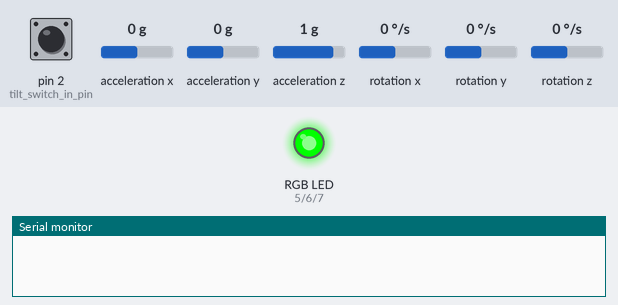
The sketch below on a simulated Arduino Uno, built with avr-gcc and run on an emulated ATmega328P. Parts: an RGB LED mixed from three pins (HIGH = lit), the last lines printed to the serial monitor. Wiring (inferred from the names in the program): MPU-6050 motion sensor at I2C address 0x68; BMP280 pressure sensor at I2C address 0x76. The inputs (shaded band) are chosen by the test bench; at power-on: pin 2 (tilt_switch_in_pin) HIGH, acceleration x 0 g, acceleration y 0 g, acceleration z 1 g, rotation x 0 °/s, rotation y 0 °/s, rotation z 0 °/s. Storage starts empty.

Above: at 14.9 s.
15.0 s: pin 2 (tilt_switch_in_pin) pulled LOW for 3.2 s
At 15.8 s:
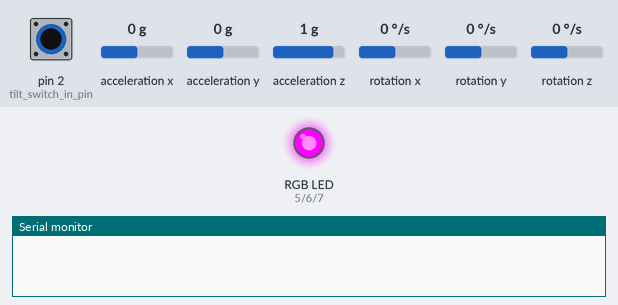
At 17.0 s:
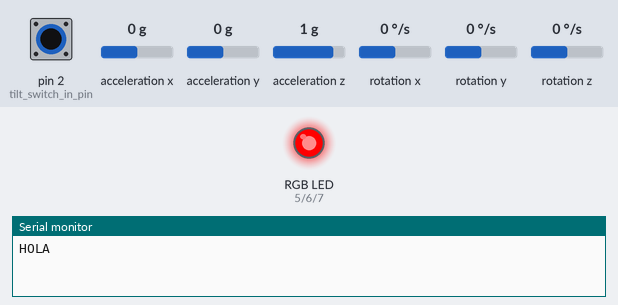
Timing chart, 0 to 18.5 s (numbered marks = the images above; inputs shaded):
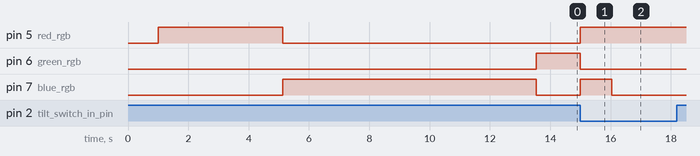

The sketch:

flight_controller.ino
```cpp
#include <Wire.h>
#include "AltimeterController.h"
#include "MPUController.h"
#include "SDController.h"

AltimeterController bmp;
MPUController mpu;
SDController sdm;
String condensed_data;


#define addrs_bmp 0x76
#define addrs_mpu 0x68

//#define servo_pin ??

const int tilt_switch_in_pin = 2;
const int red_rgb = 5;
const int green_rgb = 6;
const int blue_rgb = 7;
const int sspin = 4;
float max_pressure = 0;

char info_temp_press[90] = "";

void setup() {
  Serial.begin(9600);
  //pinMode(servo_pin, OUTPUT);
  pinMode(red_rgb, OUTPUT);
  pinMode(green_rgb, OUTPUT);
  pinMode(blue_rgb, OUTPUT);
  delay(1000);
  while (!Serial) {
    Serial.println("Error in serial initializing");
  }
  ledColor(1, 0, 0);  //RED
  sdm.begin();
  ledColor(0, 0, 1);  //BLUE
  pinMode(tilt_switch_in_pin, INPUT_PULLUP);
  sdm.data_save("FLIGHT DATA");
  sdm.data_save("Time(ms), T(degC), P(Pa), a-X(g), a-Y(g), a-Z(g), w-X (deg/s), w-Y (deg/s), w-Z (deg/s), Angle-X (deg), Angle-Y(deg)");
  bmp.begin(addrs_bmp);
  mpu.begin(addrs_mpu);
  delay(1000);
  flight_mode();
}

void ledColor(int r, int g, int b) {
  digitalWrite(red_rgb, r);
  digitalWrite(green_rgb, g);
  digitalWrite(blue_rgb, b);
}

void flight_mode() {
  ledColor(0, 1, 0);  //GREEN
  while(digitalRead(tilt_switch_in_pin)) {}
  ledColor(1, 0, 1);  //PURBLE

  //A little pre-update to fresh-up initial values
  mpu.accel_update();
  mpu.gyro_update();
  mpu.update_angle_by_kalman_filter();
  delay(1000);

  long last_time = millis(), init_time = millis();
  int interval_length = 45;
  while (digitalRead(tilt_switch_in_pin)) {
    if (millis() - last_time > interval_length) {
      long time = millis();
      mpu.update_angle_by_kalman_filter();
      mpu.accel_update();
      mpu.gyro_update();
      float temp = bmp.readTemperature(0);
      float pressure = bmp.readPressure();
      snprintf(info_temp_press, sizeof(info_temp_press), "%ld,%d,%d.%02d,%ld.%02d", (int(temp)), (int)(100 * (temp - int(temp))), long(pressure), (int)(100 * (pressure - long(pressure))));
      for (int i = 0; i < 3; i++) {
        snprintf(info_temp_press, sizeof(info_temp_press), "%s,%s%d.%02d", info_temp_press, mpu.accel_data[i] < 0 ? "-" : "", abs(int(mpu.accel_data[i])), abs((int)(100 * (mpu.accel_data[i] - int(mpu.accel_data[i])))));
      }
      for (int i = 0; i < 3; i++) {
        snprintf(info_temp_press, sizeof(info_temp_press), "%s,%s%d.%02d", info_temp_press, mpu.gyro_data[i] < 0 ? "-" : "", abs(int(mpu.gyro_data[i])), abs((int)(100 * (mpu.gyro_data[i] - int(mpu.gyro_data[i])))));
      }
      for (int i = 0; i < 2; i++) {
        snprintf(info_temp_press, sizeof(info_temp_press), "%s,%s%d.%02d", info_temp_press, mpu.angle_data_by_kalman[i] < 0 ? "-" : "", abs(int(mpu.angle_data_by_kalman[i])), abs((int)(100 * (mpu.angle_data_by_kalman[i] - int(mpu.angle_data_by_kalman[i])))));
      }
      sdm.data_save(info_temp_press);
      memset(info_temp_press, 0, sizeof(info_temp_press));
      if(pressure < max_pressure || max_pressure == 0){
        max_pressure = pressure;
      } else if(pressure - max_pressure > 7) {
        ledColor(1,1, 0);  //WHITE
      }
      last_time = time;
    }
  }
  sdm.data_save("RECORDING KILLED");
  Serial.println("HOLA");
  delay(10);
  if (sdm.data_check()) {
    ledColor(0, 1, 1);  //Aguamarina
  } else {
    ledColor(1, 0, 0);  //Rojo
  }
}

void loop() {
}
```

AltimeterController.cpp
```cpp
#include <Arduino.h>
#include "AltimeterController.h"
#include <Wire.h>


AltimeterController::AltimeterController() {

}

void AltimeterController::begin(int addrs)
{
  _bmp280add = addrs;
  // put your setup code here, to run once:
  Wire.begin();
  delay(250);
  readCoefficients();

  //Initializes configuration of oversamplings and power
  Wire.beginTransmission(_bmp280add);
  Wire.write(0xF4);
  Wire.write(0x57); //0x53 to set x2 Temp-oversampling; x16 pressure-oversampling and normal power-mode
  Wire.endTransmission();

  Wire.beginTransmission(_bmp280add);
  Wire.write(0xF5);
  Wire.write(0x14); //Set standby to sandard and filter to 16w. Finally to 00 bits we ignore cause they are for serial communication
  Wire.endTransmission();


  delay(100);

  //getReferencePressure();
}

/* void AltimeterController::getReferencePressure() {
  float pressures = 0;
  int counter = 0;
  for(int i = 0; i < 50; i++) {
    pressures += readPressure();
    counter++;
    delay(50);
  }
  referencePressure = pressures/counter;
} */

void AltimeterController::readCoefficients() {
  Wire.beginTransmission(_bmp280add);
  Wire.write(0x88);
  Wire.endTransmission();
  Wire.requestFrom(_bmp280add, 24);
  if(Wire.available() == 24) {
    //Different structure than as usual bc the MSB is the second byte, not the first one:
    dig_T1 = int16_t(Wire.read()) | int16_t(Wire.read()) << 8;
    for(int i = 2; i < 4; i++) {
      signed_digT[i] = int16_t(Wire.read()) | int16_t(Wire.read()) << 8;
    }
    dig_P1 = int16_t(Wire.read()) | int16_t(Wire.read()) << 8;
        for(int i = 2; i < 10; i++) {
      signed_digP[i] = int16_t(Wire.read()) | int16_t(Wire.read()) << 8;
    }
  }
}

/*For pressure it's a mathematical shorcut i should look into chaging it*/
float AltimeterController::readTemperature(bool for_pressure) {
  if(for_pressure) {
    Wire.beginTransmission(_bmp280add);
    Wire.write(0xF7);
    Wire.endTransmission();
    Wire.requestFrom(_bmp280add, 6);
    rawPressure = (uint32_t(Wire.read()) << 16 | uint32_t(Wire.read()) << 8 | uint32_t(Wire.read())) >> 4;
  } else {
    Wire.beginTransmission(_bmp280add);
    Wire.write(0xFA);
    Wire.endTransmission();
    Wire.requestFrom(_bmp280add, 3);
  }
  if(Wire.available() >= 3) {
    /*
        * We call uint32_t to be able to translate 16 bit left-wise on every byte.
        It has to be unsigned cause that's how the data is given according to the datasheet
        * As XLSB has only 4 bits, and as according to the Datasheet the data-read-out
        gives a 20-bit integer, we move back our 24-bit
        integer so it becomes a 20-bit one with >>=4 (move all bits right-wise 4 positions)
    */
    rawTemp = (uint32_t(Wire.read()) << 16 | uint32_t(Wire.read()) << 8 | uint32_t(Wire.read())) >> 4;
    int32_t var1, var2, T;
    var1 = ((((rawTemp >> 3) - ((int32_t)dig_T1 << 1))) * ((int32_t)signed_digT[2])) >> 11;
    var2 = (((((rawTemp >> 4) - ((int32_t)dig_T1)) * ((rawTemp >> 4) - ((int32_t)dig_T1))) >> 12) * ((int32_t)signed_digT[3])) >>14;

    t_fine  = var1 + var2;

    T = (t_fine * 5 + 128) >> 8;

    return float(T) / 100;
  }
}

float AltimeterController::readPressure() {
  readTemperature(1);
  int64_t var1, var2, p;

  var1 = ((int64_t)t_fine) - 128000;
  var2 = var1 * var1 * (int64_t)signed_digP[6];
  var2 = var2 + ((var1 * (int64_t)signed_digP[5]) << 17);
  var2 = var2 + (((int64_t)signed_digP[4]) << 35);
  var1 = ((var1 * var1 * (int64_t)signed_digP[3]) >> 8) +
         ((var1 * (int64_t)signed_digP[2]) << 12);
  var1 =
      (((((int64_t)1) << 47) + var1)) * ((int64_t)dig_P1) >> 33;

  if (var1 == 0) {
    return 0; // avoid exception caused by division by zero
  }
  p = 1048576 - rawPressure;
  p = (((p << 31) - var2) * 3125) / var1;
  var1 = (((int64_t)signed_digP[9]) * (p >> 13) * (p >> 13)) >> 25;
  var2 = (((int64_t)signed_digP[8]) * p) >> 19;

  p = ((p + var1 + var2) >> 8) + (((int64_t)signed_digP[7]) << 4);
  return (float)p / 256; //Returns pressure in pascals
}

/* float AltimeterController::readAbsAltitude() {
  return (log((readPressure()/101000.0))/log(2.718281828)) * ((readTemperature(0) + 273.15))/(-3.416 / 100);
  //return 44330.0*(1-pow((readPressure()/101325.0), 0.19029)); //Another equation i found
}

float AltimeterController::readRelAltitude() {
  return (log((readPressure()/referencePressure))/log(2.718281828)) * ((readTemperature(0) + 273.15))/(-3.416 / 100);
  //return 44330*(1-pow((readPressure()/), 0.19029)); //Another equation i found
}


float AltimeterController::readRelAltitudeIndependentTemperature() {
  return 44330*(1-pow((readPressure()/referencePressure), 0.19029)); //Another equation i found
} */
```

AltimeterController.h
```cpp
#ifndef AltimeterController_h
#define AltimeterController_h

#include <Arduino.h>
#include <Wire.h>


class AltimeterController
{
    public:
        AltimeterController();
        void begin(int addrs);
        void getReferencePressure();
        void readCoefficients();
        float readTemperature(bool for_pressure);
        float readPressure();
        float readAbsAltitude();
        float readRelAltitude();
        float readRelAltitudeIndependentTemperature();
        uint16_t dig_T1, dig_P1; //unsigned
    private:
        int _bmp280add;
        int32_t t_fine, rawTemp, rawPressure;
        int16_t signed_digT[4]; //dig_T2 to T3, and dig_P2 to P9; Array[0] and array[1] = 0 for simplicity
        int16_t signed_digP[10]; //dig_P2 to P9; Array[0] and array[1] = 0 for simplicity
        //VALUES IN THE ARRAY ARE NORMALY NUMERATED WITH THE DATASHEET NUMBER OF COEFFICIENT e.g digP4 = signed_digP[4]
        float referencePressure;

};

#endif
```

MPUController.cpp
```cpp
#include <Arduino.h>
#include "MPUController.h"
#include <Wire.h>

MPUController::MPUController() {

}


void MPUController::begin(int addrs) {
  for(int i = 0; i < 3; i++) {
    offset_raw_a[i] = 0.0;
    offset_raw_g[i] = 0.0;
  }
  mpuAdd = addrs;
  Wire.begin();
  delay(250);

  //Select powermode
  Wire.beginTransmission(mpuAdd);
  Wire.write(0x6B);
  Wire.write(0x08);
  Wire.endTransmission();

  //Set DLPF
  Wire.beginTransmission(mpuAdd);  //Starts I2C transmission  for DLPF
  Wire.write(0x1A);              //Pass the register as DATA. MPU6050 understands the byte as a register ID
  Wire.write(0x05);              //Equals: 00000101 bits for the 0x1A register
  Wire.endTransmission();        //Sends data, this sets the DLPF

  //Set gyroscope range
  Wire.beginTransmission(0x68);  //Starts a new transmission
  Wire.write(0x1B);
  Wire.write(0x8);               //00001000 for setting 1 FS_SEL = 1; giving a full scale range of 500°/s or 65.5LSB/°/s
  Wire.endTransmission();


  //Set Accelerometer range
  Wire.beginTransmission(mpuAdd);
  Wire.write(0x1C);
  Wire.write(0x18); //24 in decimal and 18 on hexadecimal
  //to set the acccelerometer range to +/-16g. CHANGING THIS CHANGES THE CALIBRATION AND COOKING CODES
  Wire.endTransmission();

  calibrate_accel();
  calibrate_gyro();
}


void MPUController::calibrate_accel() {
  float sum[] = {0.0,0.0,0.0};
  float counter = 0.0;
  delay(100);
  for(int i = 0; i < 300; i++) {
    accel_update();
    counter += 1.0;
    for(int j = 0; j < 3; j++) {
      sum[j] = sum[j] + accel_raw[j];
    }
    delay(10);
  }
  for(int j = 0; j < 3; j++) {
    offset_raw_a[j] = sum[j] / counter;
  }
  offset_raw_a[2] = -2048.0 + offset_raw_a[2];
}

void MPUController::calibrate_gyro() {
  float sum[] = { 0, 0, 0 };
  float counter = 0;
  for (int i = 0; i < 300; i++) {
    counter += 1.0;
    gyro_update();
    for (int j = 0; j < 3; j++) {
      sum[j] = sum[j] + gyro_raw[j];
    }
    delay(10);
  }
  for (int j = 0; j < 3; j++) {
    offset_raw_g[j] = sum[j] / counter;
  }
}

void MPUController::accel_update() {
  Wire.beginTransmission(mpuAdd);
  Wire.write(0x3B);
  Wire.endTransmission();
  Wire.requestFrom(mpuAdd, 6);
  if(Wire.available() == 6) {
    for(int i = 0; i < 3; i ++) {
      accel_raw[i] = float(Wire.read() << 8 | Wire.read()) - offset_raw_a[i];
      accel_data[i] = accel_raw[i] / 2048.0;
    }
  }
}

void MPUController::gyro_update(void) {
  Wire.beginTransmission(0x68);
  Wire.write(0x43);  //Register holding gyroscope, we indicate we are going to use this one
  Wire.endTransmission();

  Wire.requestFrom(0x68, 6);    //Request 6 bytes from Gyroscope measurments register. Meaning 48 bits
  if (Wire.available() == 6) {  //Make sure i now have 6 bytes in buffer
    for (int i = 0; i < 3; i++) {
      gyro_raw[i] = float(Wire.read() << 8 | Wire.read()) - offset_raw_g[i];  //Every .read() consums a byte from the buffer
      gyro_data[i] = gyro_raw[i] / 65.6;
    }
    //Ergo when i call .read() 6 times, i finish with no bytes in the buffer
  }
}

void MPUController::angle_update_by_acc() {
  accel_update();
  angle_data_by_acc[0] = atan(accel_data[1]/sqrt((accel_data[0]*accel_data[0])+(accel_data[2]*accel_data[2]))) * 180/3.141592;
  angle_data_by_acc[1] = -atan(accel_data[0]/sqrt((accel_data[1]*accel_data[1])+(accel_data[2]*accel_data[2]))) * 180/3.141592;
}


bool MPUController::angle_update_by_gyro() {
  if(lastMillis == 0) {
    lastMillis = millis();
    return 0;
  }
  float t = (millis()-lastMillis);
  gyro_update();
  for(int i = 0; i < 3; i++) {
    angle_data_by_gyro[i] = angle_data_by_gyro[i] + (gyro_data[i] * t/1000);
  }
  lastMillis = millis();
}

void MPUController::update_angle_by_kalman_filter() {
  if (last_millis_kalman == 0) {
    last_millis_kalman = millis();
    return 0;
  }
  float t = (millis() - last_millis_kalman);
  gyro_update();
  angle_update_by_acc();
  angle_update_by_gyro();
  //Un poco mas de entendimiento con apartado Kalman Filter en una dimensión en mi cuaderno de programación
  //Ecuaciones de la 1 a la 5:
  for(int i = 0; i < 2; i++){
    angle_data_by_kalman[i] = angle_data_by_kalman[i] + (t / 1000) * gyro_data[i];  //Calculo por integración.
    incerteza_kalman[i] = incerteza_kalman[i] + ((t / 1000) * (t / 1000) * 4 * 4);
    float k_gain = incerteza_kalman[i] * 1 / (1 * incerteza_kalman[i] + 3 * 3);
    angle_data_by_kalman[i] = angle_data_by_kalman[i] + k_gain * (angle_data_by_acc[i] - angle_data_by_kalman[i]);
    incerteza_kalman[i] = (1 - k_gain) * incerteza_kalman[i];
  }

  last_millis_kalman = millis();
}
```

MPUController.h
```cpp
#ifndef MPUController_h
#define MPUController_h

#include <Arduino.h>
#include <Wire.h>

class MPUController {
    public:
      MPUController();
      void begin(int addrs);
      int mpuAdd;
      void calibrate_accel();
      void calibrate_gyro();
      void accel_update();
      void gyro_update();
      void angle_update_by_acc();
      bool angle_update_by_gyro();
      void update_angle_by_kalman_filter();
      float angle_data_by_kalman[2] = {0,0}; //x y y, respectivamente. Para el video PITCH AND ROLL.
      float angle_data_by_acc[2]; //Calculated using the angle equation seen in the update_angle_acc function
      float angle_data_by_gyro[3] = {0,0,0}; //
      float accel_data[3], gyro_data[3];
    private:
      float accel_raw[3], gyro_raw[3], offset_raw_a[3], offset_raw_g[3];
      long lastMillis = 0, last_millis_kalman = 0;
      int vertical_axis = 2; //Saves the vertical axis 0=x, 1=y, 2=z. Its recognized in the calibration function
      //variables para filtro de Kalman:
      float incerteza_kalman[2] = {2*2,2*2}; //x y y, respectivamente. Para el video PITCH AND ROLL.
      //X y Y, en ese orden
};

#endif
```

SDController.cpp
```cpp
#include <Arduino.h>
#include "SDController.h"
#include <SD.h>


const String FILENAMEROOT = "FLGTDT";
int filecount = 0;
File dataFile;
String file_name = "FLGTDT.csv";

SDController::SDController() {

}

void SDController::begin() {
  while (!SD.begin(sspin)) {}
  delay(1000);
  createFile();
  delay(1000);
}

void SDController::createFile() {
  delay(100);
  while (SD.exists(file_name)) {
      filecount++;
      if (filecount < 10) {
        file_name = FILENAMEROOT + "0" + filecount + ".csv";
      } else {
        file_name = FILENAMEROOT + filecount + ".csv";
      }
      delay(30);
    }
    dataFile = SD.open(file_name, FILE_WRITE);
    dataFile.close();
    delay(2000);

}


void SDController::data_save(char value[60]) {
  dataFile = SD.open(file_name, FILE_WRITE);
  dataFile.println(value);
  dataFile.close();
}

bool SDController::data_check() {
  dataFile = SD.open(file_name, FILE_WRITE);
  if(SD.exists(file_name) && dataFile.size() > 150) {
    dataFile.close();
    return true;
  } else {
    return false;
  }
}
```

SDController.h
```cpp
#ifndef SDController_h
#define SDController_h

#include <SD.h>
#include <Arduino.h>


class SDController {
  public:
  SDController();
  void begin();
  void createFile();
  void data_save(char value[60]);
  bool data_check();
  private:
  int sspin = 4;
};

#endif
```

Measured:
- after the input at 15.0 s, pin 5 (red_rgb): LOW → HIGH at once; pin 6 (green_rgb): HIGH → LOW at once; pin 7 (blue_rgb): LOW → HIGH at once, → LOW 1.0 s later
